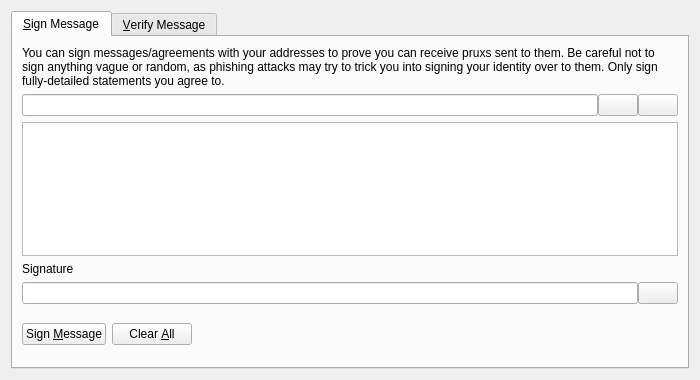
<?xml version="1.0" encoding="UTF-8"?>
<ui version="4.0">
 <class>SignVerifyMessageDialog</class>
 <widget class="QDialog" name="SignVerifyMessageDialog">
  <property name="geometry">
   <rect>
    <x>0</x>
    <y>0</y>
    <width>700</width>
    <height>380</height>
   </rect>
  </property>
  <property name="windowTitle">
   <string>Signatures - Sign / Verify a Message</string>
  </property>
  <property name="modal">
   <bool>true</bool>
  </property>
  <layout class="QVBoxLayout" name="verticalLayout">
   <item>
    <widget class="QTabWidget" name="tabWidget">
     <property name="currentIndex">
      <number>0</number>
     </property>
     <widget class="QWidget" name="tabSignMessage">
      <attribute name="title">
       <string>&amp;Sign Message</string>
      </attribute>
      <layout class="QVBoxLayout" name="verticalLayout_SM">
       <item>
        <widget class="QLabel" name="infoLabel_SM">
         <property name="text">
          <string>You can sign messages/agreements with your addresses to prove you can receive pruxs sent to them. Be careful not to sign anything vague or random, as phishing attacks may try to trick you into signing your identity over to them. Only sign fully-detailed statements you agree to.</string>
         </property>
         <property name="textFormat">
          <enum>Qt::PlainText</enum>
         </property>
         <property name="wordWrap">
          <bool>true</bool>
         </property>
        </widget>
       </item>
       <item>
        <layout class="QHBoxLayout" name="horizontalLayout_1_SM">
         <property name="spacing">
          <number>0</number>
         </property>
         <item>
          <widget class="QValidatedLineEdit" name="addressIn_SM">
           <property name="toolTip">
            <string>The Prux address to sign the message with</string>
           </property>
          </widget>
         </item>
         <item>
          <widget class="QPushButton" name="addressBookButton_SM">
           <property name="toolTip">
            <string>Choose previously used address</string>
           </property>
           <property name="text">
            <string/>
           </property>
           <property name="icon">
            <iconset resource="../bitcoin.qrc">
             <normaloff>:/icons/address-book</normaloff>:/icons/address-book</iconset>
           </property>
           <property name="shortcut">
            <string>Alt+A</string>
           </property>
           <property name="autoDefault">
            <bool>false</bool>
           </property>
          </widget>
         </item>
         <item>
          <widget class="QPushButton" name="pasteButton_SM">
           <property name="toolTip">
            <string>Paste address from clipboard</string>
           </property>
           <property name="text">
            <string/>
           </property>
           <property name="icon">
            <iconset resource="../bitcoin.qrc">
             <normaloff>:/icons/editpaste</normaloff>:/icons/editpaste</iconset>
           </property>
           <property name="shortcut">
            <string>Alt+P</string>
           </property>
           <property name="autoDefault">
            <bool>false</bool>
           </property>
          </widget>
         </item>
        </layout>
       </item>
       <item>
        <widget class="QPlainTextEdit" name="messageIn_SM">
         <property name="toolTip">
          <string>Enter the message you want to sign here</string>
         </property>
        </widget>
       </item>
       <item>
        <widget class="QLabel" name="signatureLabel_SM">
         <property name="text">
          <string>Signature</string>
         </property>
         <property name="textFormat">
          <enum>Qt::PlainText</enum>
         </property>
        </widget>
       </item>
       <item>
        <layout class="QHBoxLayout" name="horizontalLayout_2_SM">
         <property name="spacing">
          <number>0</number>
         </property>
         <item>
          <widget class="QLineEdit" name="signatureOut_SM">
           <property name="font">
            <font>
             <italic>true</italic>
            </font>
           </property>
           <property name="readOnly">
            <bool>true</bool>
           </property>
          </widget>
         </item>
         <item>
          <widget class="QPushButton" name="copySignatureButton_SM">
           <property name="toolTip">
            <string>Copy the current signature to the system clipboard</string>
           </property>
           <property name="text">
            <string/>
           </property>
           <property name="icon">
            <iconset resource="../bitcoin.qrc">
             <normaloff>:/icons/editcopy</normaloff>:/icons/editcopy</iconset>
           </property>
           <property name="autoDefault">
            <bool>false</bool>
           </property>
          </widget>
         </item>
        </layout>
       </item>
       <item>
        <layout class="QHBoxLayout" name="horizontalLayout_3_SM">
         <item>
          <widget class="QPushButton" name="signMessageButton_SM">
           <property name="toolTip">
            <string>Sign the message to prove you own this Prux address</string>
           </property>
           <property name="text">
            <string>Sign &amp;Message</string>
           </property>
           <property name="icon">
            <iconset resource="../bitcoin.qrc">
             <normaloff>:/icons/edit</normaloff>:/icons/edit</iconset>
           </property>
           <property name="autoDefault">
            <bool>false</bool>
           </property>
          </widget>
         </item>
         <item>
          <widget class="QPushButton" name="clearButton_SM">
           <property name="toolTip">
            <string>Reset all sign message fields</string>
           </property>
           <property name="text">
            <string>Clear &amp;All</string>
           </property>
           <property name="icon">
            <iconset resource="../bitcoin.qrc">
             <normaloff>:/icons/remove</normaloff>:/icons/remove</iconset>
           </property>
           <property name="autoDefault">
            <bool>false</bool>
           </property>
          </widget>
         </item>
         <item>
          <spacer name="horizontalSpacer_1_SM">
           <property name="orientation">
            <enum>Qt::Horizontal</enum>
           </property>
           <property name="sizeHint" stdset="0">
            <size>
             <width>40</width>
             <height>48</height>
            </size>
           </property>
          </spacer>
         </item>
         <item>
          <widget class="QLabel" name="statusLabel_SM">
           <property name="font">
            <font>
             <weight>75</weight>
             <bold>true</bold>
            </font>
           </property>
           <property name="text">
            <string/>
           </property>
           <property name="wordWrap">
            <bool>true</bool>
           </property>
          </widget>
         </item>
         <item>
          <spacer name="horizontalSpacer_2_SM">
           <property name="orientation">
            <enum>Qt::Horizontal</enum>
           </property>
           <property name="sizeHint" stdset="0">
            <size>
             <width>40</width>
             <height>48</height>
            </size>
           </property>
          </spacer>
         </item>
        </layout>
       </item>
      </layout>
     </widget>
     <widget class="QWidget" name="tabVerifyMessage">
      <attribute name="title">
       <string>&amp;Verify Message</string>
      </attribute>
      <layout class="QVBoxLayout" name="verticalLayout_VM">
       <item>
        <widget class="QLabel" name="infoLabel_VM">
         <property name="text">
          <string>Enter the receiver's address, message (ensure you copy line breaks, spaces, tabs, etc. exactly) and signature below to verify the message. Be careful not to read more into the signature than what is in the signed message itself, to avoid being tricked by a man-in-the-middle attack. Note that this only proves the signing party receives with the address, it cannot prove sendership of any transaction!</string>
         </property>
         <property name="textFormat">
          <enum>Qt::PlainText</enum>
         </property>
         <property name="alignment">
          <set>Qt::AlignLeading|Qt::AlignLeft|Qt::AlignTop</set>
         </property>
         <property name="wordWrap">
          <bool>true</bool>
         </property>
        </widget>
       </item>
       <item>
        <layout class="QHBoxLayout" name="horizontalLayout_1_VM">
         <property name="spacing">
          <number>0</number>
         </property>
         <item>
          <widget class="QValidatedLineEdit" name="addressIn_VM">
           <property name="toolTip">
            <string>The Prux address the message was signed with</string>
           </property>
          </widget>
         </item>
         <item>
          <widget class="QPushButton" name="addressBookButton_VM">
           <property name="toolTip">
            <string>Choose previously used address</string>
           </property>
           <property name="text">
            <string/>
           </property>
           <property name="icon">
            <iconset resource="../bitcoin.qrc">
             <normaloff>:/icons/address-book</normaloff>:/icons/address-book</iconset>
           </property>
           <property name="shortcut">
            <string>Alt+A</string>
           </property>
           <property name="autoDefault">
            <bool>false</bool>
           </property>
          </widget>
         </item>
        </layout>
       </item>
       <item>
        <widget class="QPlainTextEdit" name="messageIn_VM"/>
       </item>
       <item>
        <widget class="QValidatedLineEdit" name="signatureIn_VM"/>
       </item>
       <item>
        <layout class="QHBoxLayout" name="horizontalLayout_2_VM">
         <item>
          <widget class="QPushButton" name="verifyMessageButton_VM">
           <property name="toolTip">
            <string>Verify the message to ensure it was signed with the specified Prux address</string>
           </property>
           <property name="text">
            <string>Verify &amp;Message</string>
           </property>
           <property name="icon">
            <iconset resource="../bitcoin.qrc">
             <normaloff>:/icons/transaction_0</normaloff>:/icons/transaction_0</iconset>
           </property>
           <property name="autoDefault">
            <bool>false</bool>
           </property>
          </widget>
         </item>
         <item>
          <widget class="QPushButton" name="clearButton_VM">
           <property name="toolTip">
            <string>Reset all verify message fields</string>
           </property>
           <property name="text">
            <string>Clear &amp;All</string>
           </property>
           <property name="icon">
            <iconset resource="../bitcoin.qrc">
             <normaloff>:/icons/remove</normaloff>:/icons/remove</iconset>
           </property>
           <property name="autoDefault">
            <bool>false</bool>
           </property>
          </widget>
         </item>
         <item>
          <spacer name="horizontalSpacer_1_VM">
           <property name="orientation">
            <enum>Qt::Horizontal</enum>
           </property>
           <property name="sizeHint" stdset="0">
            <size>
             <width>40</width>
             <height>48</height>
            </size>
           </property>
          </spacer>
         </item>
         <item>
          <widget class="QLabel" name="statusLabel_VM">
           <property name="font">
            <font>
             <weight>75</weight>
             <bold>true</bold>
            </font>
           </property>
           <property name="text">
            <string/>
           </property>
           <property name="wordWrap">
            <bool>true</bool>
           </property>
          </widget>
         </item>
         <item>
          <spacer name="horizontalSpacer_2_VM">
           <property name="orientation">
            <enum>Qt::Horizontal</enum>
           </property>
           <property name="sizeHint" stdset="0">
            <size>
             <width>40</width>
             <height>48</height>
            </size>
           </property>
          </spacer>
         </item>
        </layout>
       </item>
      </layout>
     </widget>
    </widget>
   </item>
  </layout>
 </widget>
 <customwidgets>
  <customwidget>
   <class>QValidatedLineEdit</class>
   <extends>QLineEdit</extends>
   <header>qvalidatedlineedit.h</header>
  </customwidget>
 </customwidgets>
 <resources>
  <include location="../bitcoin.qrc"/>
 </resources>
 <connections/>
</ui>
